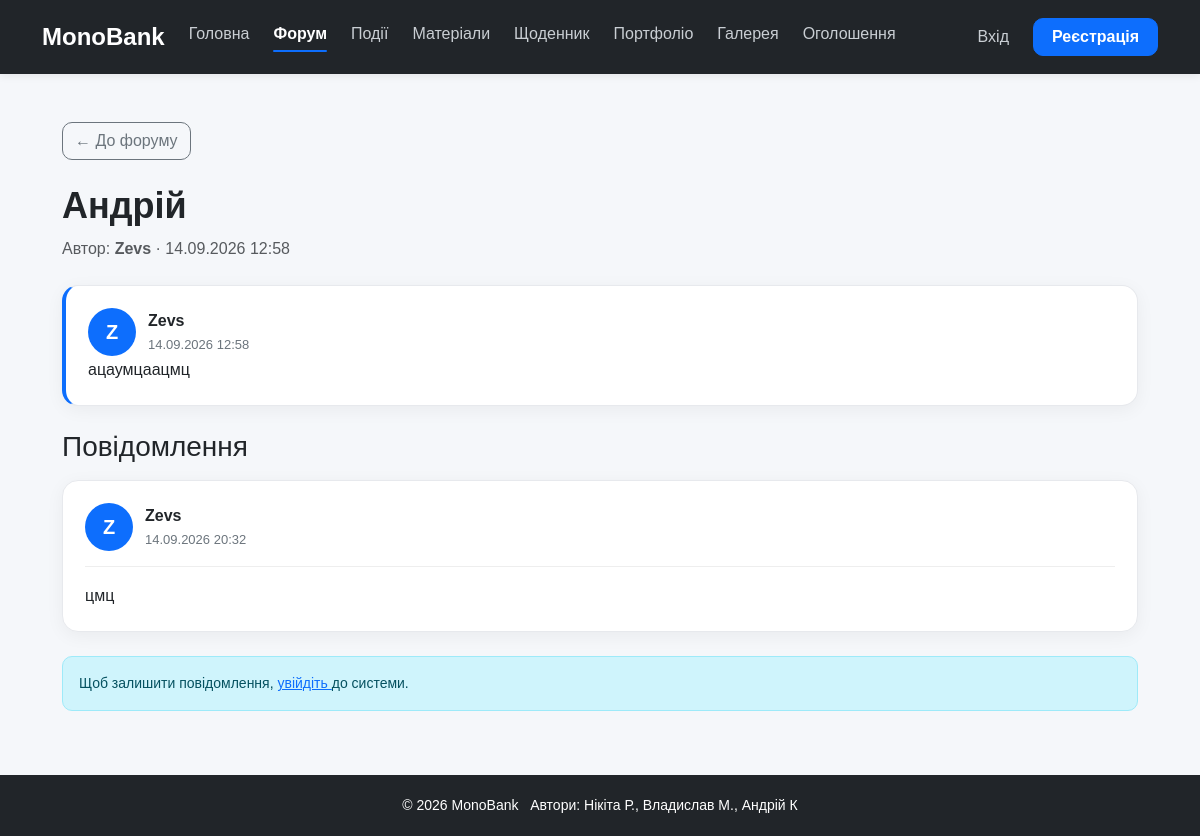
The app's page /forum/topic/1/ with its own data.
### forum/models.py (models this page shows, shortened)
class ForumTopic(models.Model):
    title = models.CharField(
        max_length=100,
        validators=[MinLengthValidator(3)],
        verbose_name='Назва теми'
    )
    author = models.ForeignKey(
        User,
        on_delete=models.CASCADE,
        related_name='forum_topics',
        verbose_name='Автор'
    )
    text = models.TextField(
        validators=[
            MinLengthValidator(10),
            MaxLengthValidator(5000)
        ],
        verbose_name='Перше повідомлення'
    )
    created_at = models.DateTimeField(
        auto_now_add=True,
        verbose_name='Дата створення'
    )
    class Meta:
        ordering = ['-created_at']
        verbose_name = 'Тема форуму'
        verbose_name_plural = 'Теми форуму'

class ForumMessage(models.Model):
    topic = models.ForeignKey(
        ForumTopic,
        on_delete=models.CASCADE,
        related_name='messages',
        verbose_name='Тема'
    )
    author = models.ForeignKey(
        User,
        on_delete=models.CASCADE,
        related_name='forum_messages',
        verbose_name='Автор'
    )
    text = models.TextField(
        validators=[
            MinLengthValidator(1),
            MaxLengthValidator(5000)
        ],
        verbose_name='Повідомлення'
    )
    created_at = models.DateTimeField(
        auto_now_add=True,
        verbose_name='Дата створення'
    )
    class Meta:
        ordering = ['created_at']
        verbose_name = 'Повідомлення форуму'
        verbose_name_plural = 'Повідомлення форуму'

### forum/views.py (the view)
class ForumTopicDetailView(DetailView):
    model = ForumTopic
    template_name = 'forum/topic_detail.html'
    context_object_name = 'topic'
    def get_queryset(self):
        return (
            ForumTopic.objects
            .select_related('author')
            .prefetch_related('messages__author')
        )
    def get_context_data(self, **kwargs):
        context = super().get_context_data(**kwargs)
        user = self.request.user
        context['can_moderate'] = (
            user.is_authenticated
            and (
                user.is_staff
                or user.is_superuser
                or user.groups.filter(name__iexact='Moderator').exists()
            )
        )
        return context

### templates/forum/topic_detail.html (shortened to what this page needs)
{% extends 'base.html' %}
{% block content %}
<div class="container py-5 forum-page">
    <a
        href="{% url 'forum:topic_list' %}"
        class="btn btn-outline-secondary mb-4"
    >
        ← До форуму
    </a>
    <div class="forum-topic-header mb-4">
        <h1>
            {{ topic.title }}
        </h1>
        <p class="text-muted mb-0">
            Автор:
            <strong>{{ topic.author.username }}</strong>
            ·
            {{ topic.created_at|date:"d.m.Y H:i" }}
        </p>
    </div>
    <div class="forum-message forum-first-message mb-4">
        <div class="forum-message-user">
            {% if topic.author.profile.avatar %}
                <img
                    src="{{ topic.author.profile.avatar.url }}"
                    alt="{{ topic.author.username }}"
                    class="forum-avatar"
                >
            {% else %}
                <div class="forum-avatar-placeholder">
                    {{ topic.author.username|first|upper }}
                </div>
            {% endif %}
            <div>
                <strong>
                    {{ topic.author.username }}
                </strong>
                <div class="forum-message-date">
                    {{ topic.created_at|date:"d.m.Y H:i" }}
                </div>
            </div>
        </div>
        <div class="forum-message-text">
            {{ topic.text|linebreaks }}
        </div>
    </div>
    <div class="d-flex justify-content-between align-items-center mb-3">
        <h3 class="mb-0">
            Повідомлення
        </h3>
    </div>
    {% for message in topic.messages.all %}
        <div class="forum-message mb-3">
            <div class="forum-message-header">
                <div class="forum-message-user">
                    {% if message.author.profile.avatar %}
                        <img
                            src="{{ message.author.profile.avatar.url }}"
                            alt="{{ message.author.username }}"
                            class="forum-avatar"
                        >
                    {% else %}
                        <div class="forum-avatar-placeholder">
                            {{ message.author.username|first|upper }}
                        </div>
                    {% endif %}
                    <div>
                        <strong>
                            {{ message.author.username }}
                        </strong>
                        <div class="forum-message-date">
                            {{ message.created_at|date:"d.m.Y H:i" }}
                        </div>
                    </div>
                </div>
            </div>
            <div class="forum-message-text">
                {{ message.text|linebreaks }}
            </div>
        </div>
    {% empty %}
        <div class="alert alert-secondary">
            У цій темі ще немає відповідей.
        </div>
    {% endfor %}
    {% if not user.is_authenticated %}
        <div class="alert alert-info mt-4">
            Щоб залишити повідомлення,
            <a href="{% url 'login' %}">
                увійдіть
            </a>
            до системи.
        </div>
    {% endif %}
</div>
{% endblock %}

### static/css/style.css (style rules this page uses)
html, body { margin: 0; min-height: 100%; }
body { min-height: 100vh; display: flex; flex-direction: column; font-family: Arial, sans-serif; background-color: #f5f7fa; color: #212529; }
.btn { border-radius: 10px; transition: 0.2s; }
a { transition: 0.2s; }
.alert { border-radius: 10px; font-size: 14px; }
.forum-page { max-width: 1100px; }
.forum-topic-header h1 { margin-bottom: 10px; font-size: 36px; font-weight: 700; }
.forum-message { padding: 22px; border: 1px solid #e7e9ed; border-radius: 16px; background-color: #ffffff; box-shadow: 0 4px 18px rgba(0, 0, 0, 0.05); }
.forum-first-message { border-left: 4px solid #0d6efd; }
.forum-message-header { display: flex; justify-content: space-between; align-items: center; gap: 20px; padding-bottom: 15px; margin-bottom: 15px; border-bottom: 1px solid #eeeeee; }
.forum-message-user { display: flex; align-items: center; gap: 12px; }
.forum-avatar, .forum-avatar-placeholder { width: 48px; height: 48px; flex-shrink: 0; border-radius: 50%; }
.forum-avatar-placeholder { display: flex; align-items: center; justify-content: center; background-color: #0d6efd; color: #ffffff; font-size: 20px; font-weight: 700; }
.forum-message-date { margin-top: 2px; color: #6c757d; font-size: 13px; }
.forum-message-text { font-size: 16px; line-height: 1.7; word-break: break-word; }
.forum-message-text p:last-child { margin-bottom: 0; }

### records on screen
ForumTopic: title "Андрій", author.username "Zevs", created_at "14.09.2026 12:58", author.username|first "Z", text "ацаумцаацмц"
ForumMessage: author.username|first "Z", author.username "Zevs", created_at "14.09.2026 20:32", text "цмц"
